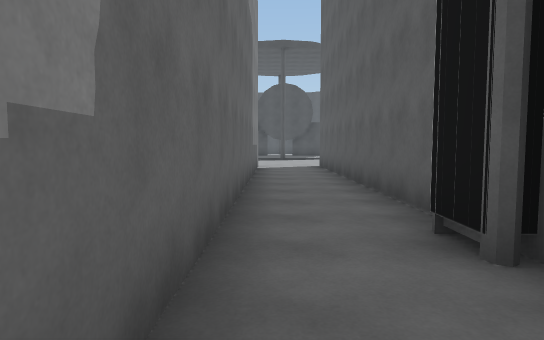
[1] (above)

16 first-person views from a walk through a Unity game level. The camera is 1.4 m above the floor, tilts 4° down and sees 75° across. Doors are open. The floor is counted in squares, 2 m on a side. Each view is taken from the middle of a square. On the plan, view 1 faces up. The plan holds only what a view shows up to about 11 squares ahead; the rest is blank. The place goes on beyond the plan. The player character is not drawn.

[2]
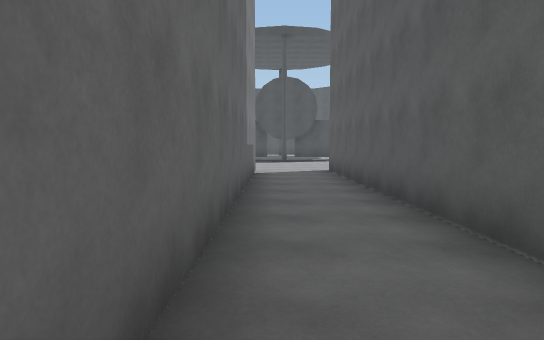

[3]
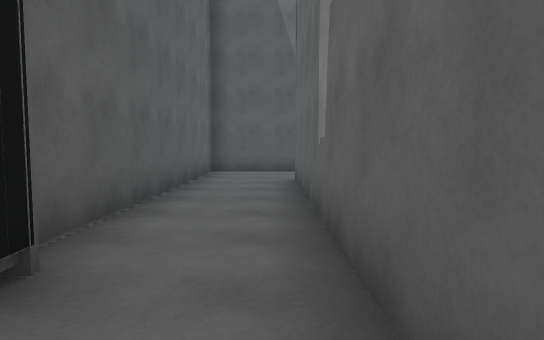

[4]
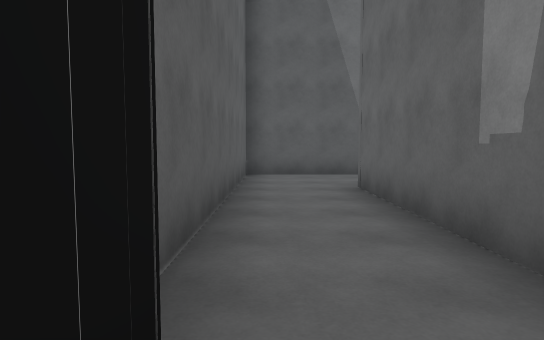

[5]
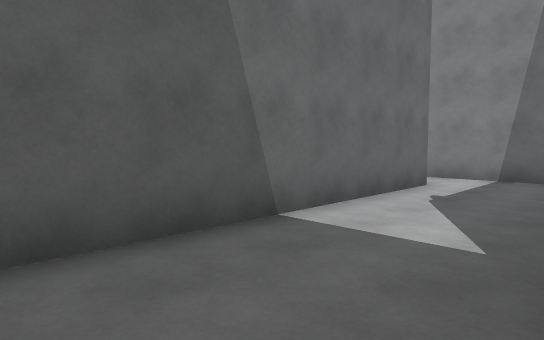

[6]
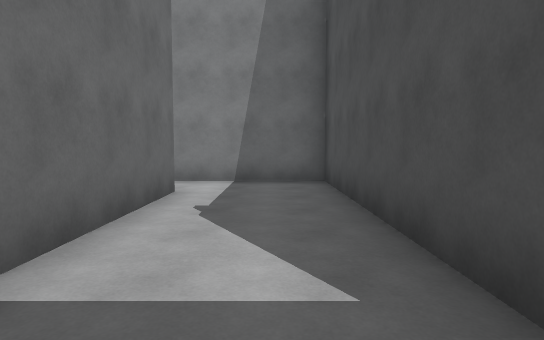

[7]
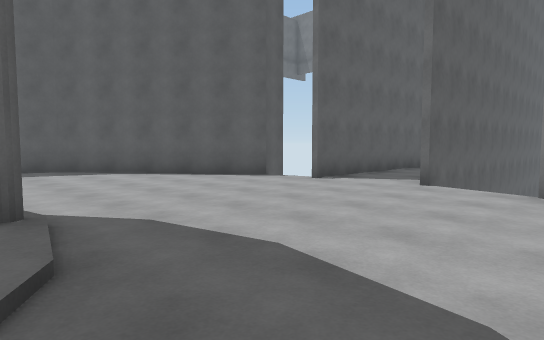

[8]
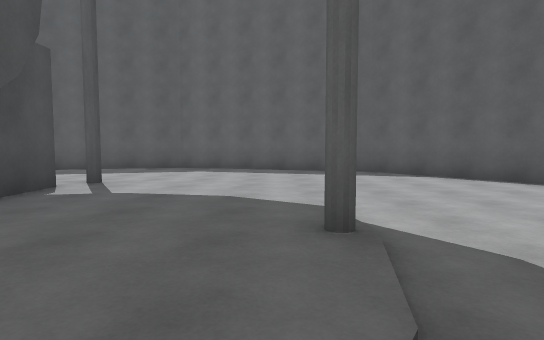

[9]
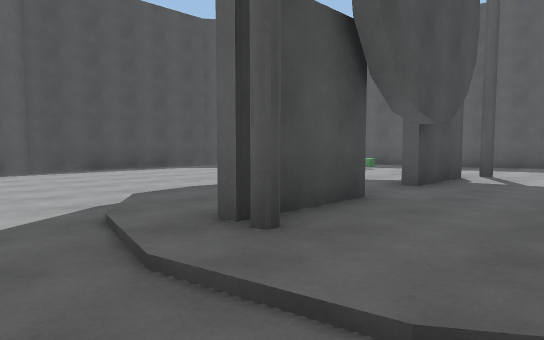

[10]
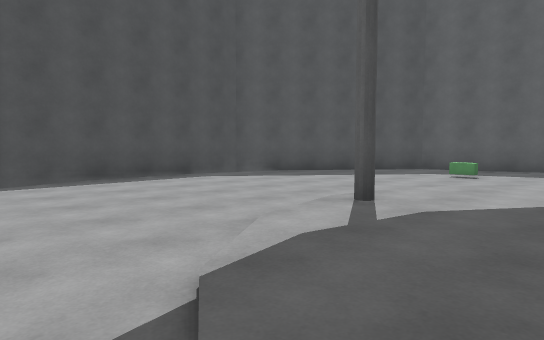

[11]
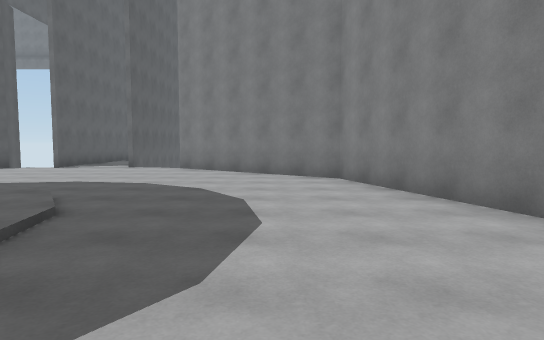

[12]
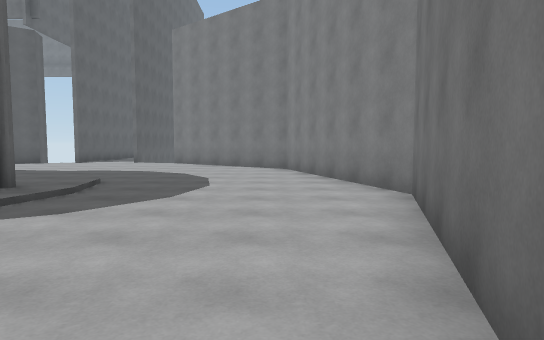

[13]
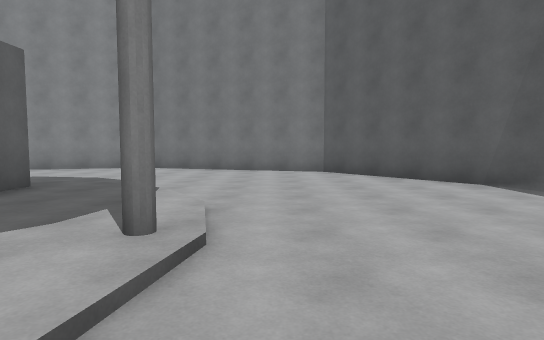

[14]
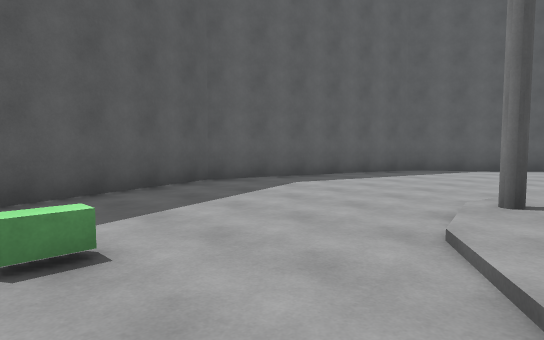

[15]
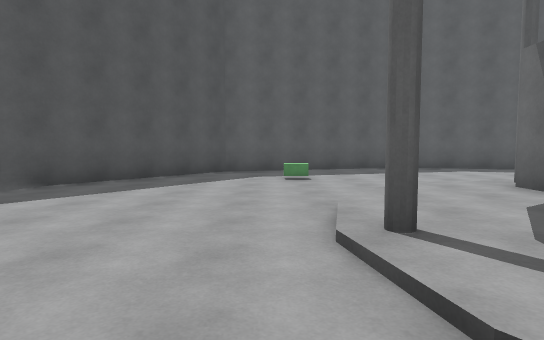

[16]
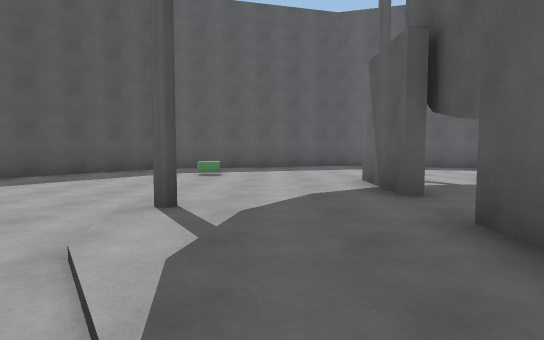

### Floor plan
Key: @ floor where view 1 was taken; # wall or solid block; . main floor; : floor 0.25 m higher than the main floor; / step, stairs or slope; D open door; O other object.
Columns run from 8 left of view 1 to 9 right of it. Each row starts with its distance up from view 1.
 30      ########
 29     ##......###
 28   ###.........##
 27  ##............##
 26  #..............#
 25  #..............#
 24 ##...../#:/..O..##
 23 #...../::::/.....#
 22 #..../::::::/....#
 21 #..../##::##/....#
 20 #..../::::::/....#
 19 #.....::::::/....#
 18 ##....//:::/.....#
 17  #.......#......##
 16  #..............#
 15  ##............##
 14   ##..........##
 13    ##.......###
 12     ###.DD###
 11       ##..##
 10        #..#
  9        #..#
  8        #..#
  7        #..#
  6        #..#
  5        #..#
  4        #..#
  3        #..#
  2        #..#
  1        #..#
  0        #@.#
 -1        #..#
 -2        #..#
 -3  #######..#
 -4  #........#
 -5  #........#
 -6  #.########

Where each view was taken, in squares from view 1:
view 1: 0 up, 0 right, facing up
view 2: 2 up, 0 right, facing up
view 3: 4 up, 0 right, facing down
view 4: 3 up, 1 right, facing down
view 5: 3 down, 1 right, facing down-left
view 6: 4 down, 0 right, facing left
view 7: 18 up, 3 left, facing down-right
view 8: 18 up, 2 left, facing right
view 9: 19 up, 4 left, facing up-right
view 10: 22 up, 3 left, facing up-right
view 11: 23 up, 5 left, facing down
view 12: 26 up, 6 left, facing down
view 13: 25 up, 3 right, facing left
view 14: 25 up, 3 right, facing down-right
view 15: 25 up, 2 left, facing right
view 16: 23 up, 3 left, facing right
